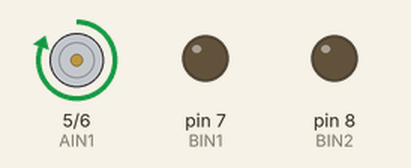
Bench run of a sketch on a simulated Arduino Uno, built with avr-gcc and run on an emulated ATmega328P. Parts: motor-driver pin pairs drawn as motors (green arrow = first pin HIGH = forward, orange = second pin HIGH = backward, longer = more drive), output pins drawn as LEDs (lit = HIGH). Pins used as bus, display or sensor lines are not drawn.

Above: at 0.6 s.
Timing chart, 0 to 4.1 s (numbered marks = the images above):
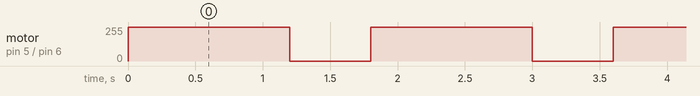

The sketch:

drv8833.ino
```cpp
// DRV8833 + UNO (algne pinniskeem): AIN1=2, AIN2=3, BIN1=4, BIN2=5, nSLEEP=7
// Funktsioonid: forward, reverse, leftTurn, rightTurn, coast, brake, wake, sleepDrv

const int AIN1 = 5;
const int AIN2 = 6;
const int BIN1 = 7;
const int BIN2 = 8;
const int nSLEEP = 9;

void wake()      { digitalWrite(nSLEEP, HIGH); }  // draiver töörežiimi
void sleepDrv()  { digitalWrite(nSLEEP, LOW);  }  // draiver standby

void forward() {   // mõlemad mootorid edasi
  digitalWrite(AIN1, HIGH); digitalWrite(AIN2, LOW);
  digitalWrite(BIN1, HIGH); digitalWrite(BIN2, LOW);
}

void reverse() {   // mõlemad mootorid tagasi
  digitalWrite(AIN1, LOW);  digitalWrite(AIN2, HIGH);
  digitalWrite(BIN1, LOW);  digitalWrite(BIN2, HIGH);
}

void rightTurn() {  // pööre vasakule: parem mootor edasi, vasak seis
  digitalWrite(AIN1, LOW);  digitalWrite(AIN2, LOW);   // vasak seis (coast)
  digitalWrite(BIN1, HIGH); digitalWrite(BIN2, LOW);   // parem edasi
}

void leftTurn() { // pööre paremale: vasak mootor edasi, parem seis
  digitalWrite(AIN1, HIGH); digitalWrite(AIN2, LOW);   // vasak edasi
  digitalWrite(BIN1, LOW);  digitalWrite(BIN2, LOW);   // parem seis (coast)
}

void coast() {     // vabajooks – mõlemad kanalid lahti
  digitalWrite(AIN1, LOW);  digitalWrite(AIN2, LOW);
  digitalWrite(BIN1, LOW);  digitalWrite(BIN2, LOW);
}

void brake() {     // elektriline pidur – mõlemad klemmid kokku
  digitalWrite(AIN1, HIGH); digitalWrite(AIN2, HIGH);
  digitalWrite(BIN1, HIGH); digitalWrite(BIN2, HIGH);
}

void setup() {
  pinMode(AIN1, OUTPUT); pinMode(AIN2, OUTPUT);
  pinMode(BIN1, OUTPUT); pinMode(BIN2, OUTPUT);
  pinMode(nSLEEP, OUTPUT);
  wake();
  coast();
}

void loop() {
  // forward();   delay(2000);
  // coast();     delay(800);

  // reverse();   delay(2000);
  // coast();     delay(800);

  leftTurn();  delay(1200);
  coast();     delay(600);

  // rightTurn(); delay(1200);
  // coast();     delay(600);

  // brake();     delay(400);
  // coast();     delay(800);
}
```

Measured:
- by itself, motor on pin 5 (AIN1) / pin 6 (AIN2): alternates forward 255/255 for 1.2 s and stopped for 0.60 s
